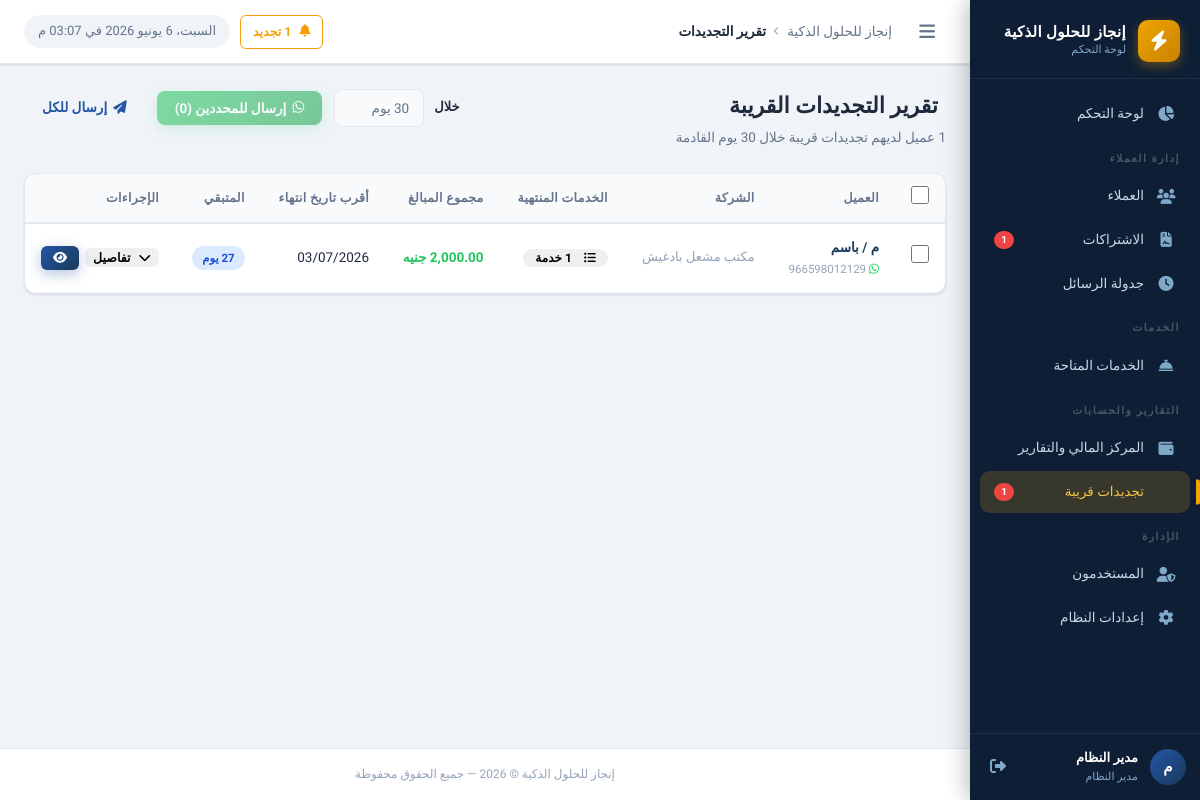
The app's page /reports/renewals.php (signed in), older data.
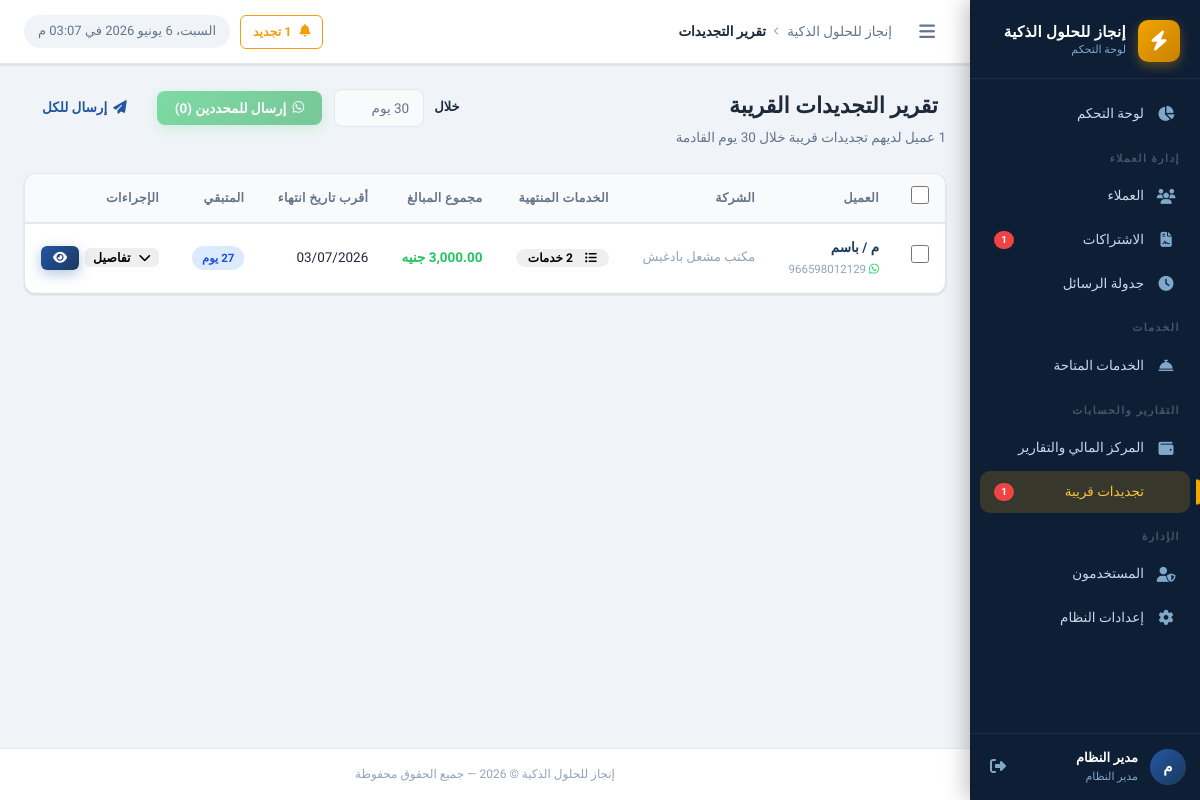
The same page, newer data.
### tables this page shows
CREATE TABLE `client_subscriptions` (
  `id` int UNSIGNED NOT NULL,
  `client_id` int UNSIGNED NOT NULL,
  `service_id` int UNSIGNED NOT NULL,
  `plan_name` varchar(200) DEFAULT NULL COMMENT 'اسم الخطة (مثل: أساسية، بريميوم)',
  `price` decimal(10,2) NOT NULL DEFAULT '0.00' COMMENT 'سعر الاشتراك الفعلي',
  `start_date` date DEFAULT NULL,
  `end_date` date DEFAULT NULL,
  `status` enum('active','expired','cancelled','pending') NOT NULL DEFAULT 'active',
  `notes` text,
  `created_by` int UNSIGNED DEFAULT NULL,
  `created_at` datetime NOT NULL DEFAULT CURRENT_TIMESTAMP,
  `updated_at` datetime NOT NULL DEFAULT CURRENT_TIMESTAMP ON UPDATE CURRENT_TIMESTAMP
);

CREATE TABLE `clients` (
  `id` int UNSIGNED NOT NULL,
  `name` varchar(200) NOT NULL COMMENT 'اسم العميل',
  `company_name` varchar(200) DEFAULT NULL COMMENT 'اسم الشركة',
  `mobile` varchar(20) NOT NULL COMMENT 'رقم الموبايل',
  `mobile_2` varchar(20) DEFAULT NULL COMMENT 'رقم موبايل إضافي',
  `activity` varchar(200) DEFAULT NULL COMMENT 'النشاط التجاري',
  `domain` varchar(255) DEFAULT NULL,
  `domain_provider` varchar(100) DEFAULT NULL,
  `username_note` varchar(200) DEFAULT NULL COMMENT 'اسم المستخدم (للإشارة)',
  `email` varchar(200) DEFAULT NULL,
  `address` text,
  `notes` text,
  `status` tinyint(1) NOT NULL DEFAULT '1' COMMENT '1=نشط, 0=موقوف',
  `created_by` int UNSIGNED DEFAULT NULL,
  `created_at` datetime NOT NULL DEFAULT CURRENT_TIMESTAMP,
  `updated_at` datetime NOT NULL DEFAULT CURRENT_TIMESTAMP ON UPDATE CURRENT_TIMESTAMP
);

### includes/functions.php (called while the page is built, shortened)
<?php
function formatMoney(float $amount, string $currency = null): string {
    if ($currency === null) {
        $currency = getSetting('currency', 'جنيه');
    }
    return number_format($amount, 2) . ' ' . $currency;
}
function formatDate(?string $date, string $format = 'd/m/Y'): string {
    return date('d/m/Y', strtotime($date));
}
function e(mixed $value): string {
    return htmlspecialchars((string)$value, ENT_QUOTES, 'UTF-8');
}

### config/app.php (called while the page is built, shortened)
<?php
require_once INCLUDES_PATH . '/functions.php';
function getSettings(): array {
    static $settings = null;
    if ($settings === null) {
        try {
            $db  = getDB();
            $stmt = $db->query("SELECT `key`, `value` FROM `settings`");
            $settings = [];
            while ($row = $stmt->fetch()) {
                $settings[$row['key']] = $row['value'];
            }
        } catch (Exception $e) {
            $settings = [];
        }
    }
    return $settings;
}
function getSetting(string $key, string $default = ''): string {
    $settings = getSettings();
    return $settings[$key] ?? $default;
}

### reports/renewals.php (the view, shortened to what the changed rows need)
<?php
require_once dirname(__DIR__) . '/config/app.php';
$db = getDB();
$warningDays = (int)getSetting('renewal_warning_days','60');
$filterDays  = (int)($_GET['days'] ?? $warningDays);
$stmt = $db->prepare("
    SELECT cs.*, c.name as client_name, c.mobile, c.company_name,
           s.name as service_name,
           DATEDIFF(cs.end_date, CURDATE()) as days_left
    FROM client_subscriptions cs
    JOIN clients c ON c.id=cs.client_id
    JOIN services s ON s.id=cs.service_id
    WHERE cs.status='active'
      AND cs.end_date BETWEEN CURDATE() AND DATE_ADD(CURDATE(), INTERVAL ? DAY)
    ORDER BY cs.end_date ASC
");
$stmt->execute([$filterDays]);
$renewals = $stmt->fetchAll();
$clients = [];
foreach ($renewals as $r) {
    $cId = $r['client_id'];
    if (!isset($clients[$cId])) {
        $clients[$cId] = [
            'client_id' => $cId,
            'client_name' => $r['client_name'],
            'mobile' => $r['mobile'],
            'company_name' => $r['company_name'],
            'total_price' => 0,
            'min_days_left' => 999999,
            'min_end_date' => $r['end_date'],
            'subscriptions' => []
        ];
    }
    $clients[$cId]['total_price'] += $r['price'];
    if ($r['days_left'] < $clients[$cId]['min_days_left']) {
        $clients[$cId]['min_days_left'] = $r['days_left'];
        $clients[$cId]['min_end_date'] = $r['end_date'];
    }
    $clients[$cId]['subscriptions'][] = $r;
}
function renderRenewalsTable($clients) {
    if (empty($clients)): ?>
    <tr><td colspan="8">
      <div class="empty-state">
        <div class="empty-icon" style="color:var(--success);"><i class="fas fa-check-circle"></i></div>
        <p class="empty-title">ممتاز! لا توجد اشتراكات تنتهي قريباً</p>
      </div>
    </td></tr>
    <?php else: ?>
    <?php foreach ($clients as $cId => $c): ?>
    <tr class="client-row" data-client-id="<?= $cId ?>">
      <td style="text-align: center; vertical-align: middle;">
        <input type="checkbox" name="client_ids[]" value="<?= $cId ?>" class="client-checkbox form-check-input" style="cursor: pointer; width: 18px; height: 18px;">
      </td>
      <td>
        <a href="../clients/view.php?id=<?= $cId ?>" style="font-weight:700; color: var(--primary);">
          <?= e($c['client_name']) ?>
        </a>
        <div style="font-size:11.5px;color:var(--text-muted); margin-top: 2px;">
          <i class="fab fa-whatsapp" style="color:#25D366;"></i> <?= e($c['mobile']) ?>
        </div>
      </td>
      <td class="text-muted"><?= e($c['company_name'] ?: '—') ?></td>
      <td>
        <button type="button" class="btn btn-sm btn-outline-primary" onclick="toggleClientDetails(<?= $cId ?>)" style="border-radius: 20px; font-weight: 600; font-size: 12px; padding: 2px 12px;">
          <i class="fas fa-list-ul" style="margin-left: 4px;"></i><?= count($c['subscriptions']) ?> <?= count($c['subscriptions']) > 1 ? 'خدمات' : 'خدمة' ?>
        </button>
      </td>
      <td class="fw-bold text-success"><?= formatMoney($c['total_price']) ?></td>
      <td><?= formatDate($c['min_end_date']) ?></td>
      <td>
        <?php if ($c['min_days_left'] <= 0): ?>
          <span class="badge badge-danger">انتهى</span>
        <?php elseif ($c['min_days_left'] <= 7): ?>
          <span class="badge badge-danger"><?= $c['min_days_left'] ?> يوم</span>
        <?php elseif ($c['min_days_left'] <= 14): ?>
          <span class="badge badge-warning"><?= $c['min_days_left'] ?> يوم</span>
        <?php else: ?>
          <span class="badge badge-info"><?= $c['min_days_left'] ?> يوم</span>
        <?php endif; ?>
      </td>
      <td>
        <div class="table-actions">
          <button type="button" class="btn btn-sm btn-outline-info" onclick="toggleClientDetails(<?= $cId ?>)" style="padding: 2px 8px;">
            <i class="fas fa-chevron-down"></i> تفاصيل
          </button>
          <a href="../clients/view.php?id=<?= $cId ?>" class="btn btn-sm btn-primary" title="عرض الملف"><i class="fas fa-eye"></i></a>
        </div>
      </td>
    </tr>
    <?php endforeach; ?>
    <?php endif;
}
require_once INCLUDES_PATH . '/header.php';
?>
<form id="bulkWhatsappForm" method="POST" action="../whatsapp/bulk.php?type=renewal">
  <div class="page-header">
    <div class="page-header-text">
      <h1 class="page-title"><i class="fas fa-calendar-exclamation" style="color:var(--warning);margin-left:8px;"></i>تقرير التجديدات القريبة</h1>
    </div>
  </div>
  <div class="card">
    <div class="table-wrapper">
      <table class="data-table">
        <thead>
          <tr>
            <th style="width: 45px; text-align: center;">
              <input type="checkbox" id="selectAll" class="form-check-input" style="cursor: pointer; width: 18px; height: 18px;">
            </th>
            <th>العميل</th>
            <th>الشركة</th>
            <th>الخدمات المنتهية</th>
            <th>مجموع المبالغ</th>
            <th>أقرب تاريخ انتهاء</th>
            <th>المتبقي</th>
            <th style="width: 150px;">الإجراءات</th>
          </tr>
        </thead>
        <tbody>
          <?php renderRenewalsTable($clients); ?>
        </tbody>
      </table>
    </div>
  </div>
</form>
<?php require_once INCLUDES_PATH . '/footer.php'; ?>

Row changes from the older to the newer data that the page shows:
no longer on this page (row unchanged): client_subscriptions: client.name "م / باسم", client.mobile "966598012129", client.company_name "مكتب مشعل بادغيش", count($c['subscriptions']) "1", shows "خدمة", total_price "2,000.00 جنيه", end_date "03/07/2026", min_days_left "27"
added client_subscriptions: client_name "م / باسم", mobile "966598012129", company_name "مكتب مشعل بادغيش", count($c['subscriptions']) "2", shows "خدمات", total_price "3,000.00 جنيه", min_end_date "03/07/2026", min_days_left "27"
